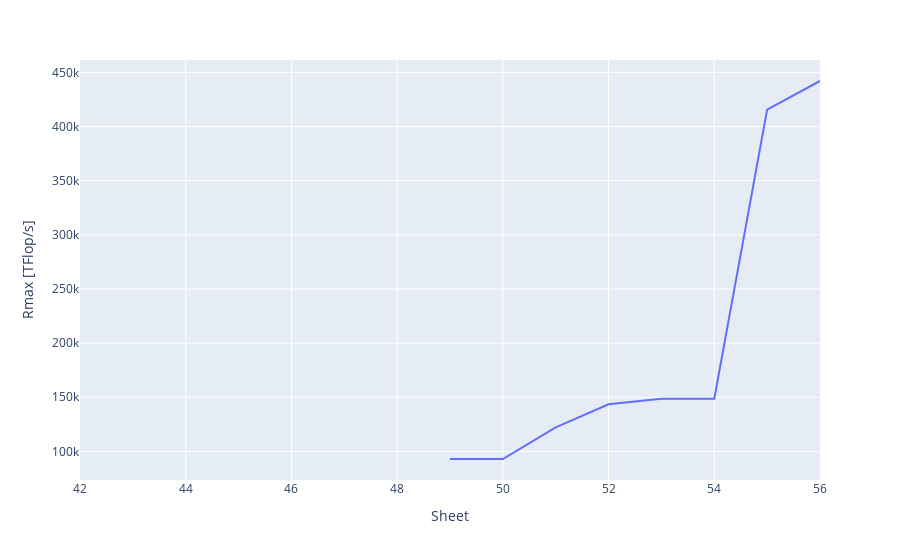

Notebook code cell kept with this figure:
### Code cell
fig = data.query('Rank == 1').plot(x ='Sheet', y='Rmax [TFlop/s]', kind = 'line')
fig.show()

### Figure 1 — Plotly figure (JSON) as saved in the notebook; plotly's stock layout.template omitted (floating-point values rounded to 4 significant figures)
{"data": [{"hovertemplate": "Sheet=%{x}<br>Rmax [TFlop/s]=%{y}<extra></extra>", "legendgroup": "", "line": {"color": "#636efa", "dash": "solid"}, "mode": "lines", "name": "", "orientation": "v", "showlegend": false, "type": "scatter", "x": ["42", "43", "44", "45", "46", "47", "48", "49", "50", "51", "52", "53", "54", "55", "56"], "xaxis": "x", "y": [null, null, null, null, null, null, null, 93010.0, 93010.0, 122300, 143500, 148600, 148600, 415530, 442010], "yaxis": "y"}], "layout": {"autosize": true, "legend": {"tracegroupgap": 0}, "margin": {"t": 60}, "xaxis": {"anchor": "y", "autorange": true, "domain": [0, 1], "range": [42, 56], "title": {"text": "Sheet"}, "type": "linear"}, "yaxis": {"anchor": "x", "autorange": true, "domain": [0, 1], "range": [73630.0, 461400.0], "title": {"text": "Rmax [TFlop/s]"}, "type": "linear"}}}
